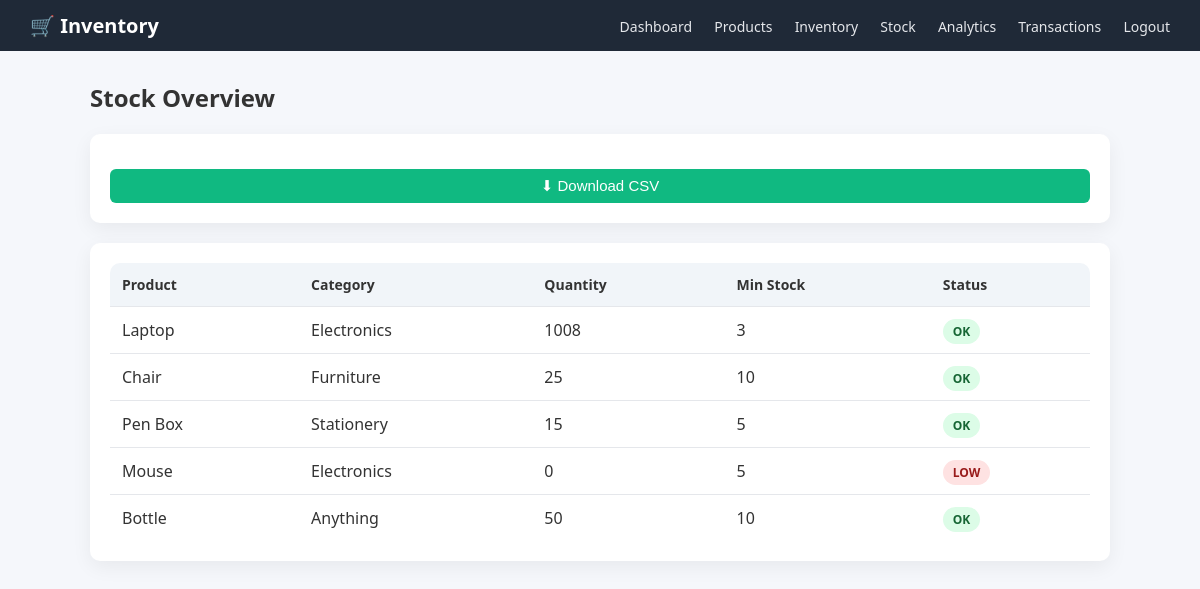
/stock (signed in), run on the app's committed database.
### models.py (models this page shows)
class Product(db.Model):
    id = db.Column(db.Integer, primary_key=True)
    name = db.Column(db.String(100))
    category = db.Column(db.String(100))
    min_stock = db.Column(db.Integer)

class Inventory(db.Model):
    id = db.Column(db.Integer, primary_key=True)
    product_id = db.Column(db.Integer, db.ForeignKey('product.id'))
    quantity = db.Column(db.Integer, default=0)

### app.py (the view)
@app.route("/stock")
@login_required
def stock_view():
    products = Product.query.all()
    stock_data = []
    for p in products:
        inv = Inventory.query.filter_by(product_id=p.id).first()
        qty = inv.quantity if inv else 0
        status = "LOW" if qty < p.min_stock else "OK"
        stock_data.append({
            "name": p.name,
            "category": p.category,
            "quantity": qty,
            "min_stock": p.min_stock,
            "status": status
        })
    return render_template("stock.html", stock_data=stock_data)

### app.py (called while the page is built)
@login_manager.user_loader
def load_user(user_id):
    return db.session.get(User, int(user_id))

### templates/stock.html
{% extends "layout.html" %}
{% block content %}
<h2>Stock Overview</h2>
<div class="card">
    <a href="/export_stock_csv">
        <button class="secondary-btn">⬇ Download CSV</button>
    </a>
</div>
<div class="card">
    <table>
        <tr>
            <th>Product</th>
            <th>Category</th>
            <th>Quantity</th>
            <th>Min Stock</th>
            <th>Status</th>
        </tr>
        {% for item in stock_data %}
        <tr>
            <td>{{ item.name }}</td>
            <td>{{ item.category }}</td>
            <td>{{ item.quantity }}</td>
            <td>{{ item.min_stock }}</td>
            <td>
                {% if item.status == "LOW" %}
                    <span class="badge low">LOW</span>
                {% else %}
                    <span class="badge ok">OK</span>
                {% endif %}
            </td>
        </tr>
        {% endfor %}
    </table>
</div>
{% endblock %}

### templates/layout.html (shortened to what this page needs)
<!DOCTYPE html>
<html lang="en">
<head>
    <link rel="stylesheet" href="{{ url_for('static', filename='style.css') }}">
</head>
<body>
<nav class="navbar">
    <div class="nav-left">
        <span class="logo">🛒 Inventory</span>
    </div>
    <div class="nav-right">
        <a href="/dashboard">Dashboard</a>
        <a href="/products">Products</a>
        <a href="/inventory">Inventory</a>
        <a href="/stock">Stock</a>
        <a href="/analytics">Analytics</a>
        <a href="/transactions">Transactions</a>
        <a class="logout" href="/logout">Logout</a>
    </div>
</nav>
<div class="container">
    {% block content %}{% endblock %}
</div>
</body>
</html>

### static/style.css (style rules this page uses)
body { margin: 0; font-family: "Segoe UI", Arial, sans-serif; background: #f5f7fb; color: #333; }
a { text-decoration: none; }
.navbar { background: #1f2937; padding: 12px 30px; display: flex; justify-content: space-between; align-items: center; }
.logo { color: #fff; font-size: 20px; font-weight: bold; }
.nav-right a { color: #e5e7eb; margin-left: 18px; font-size: 14px; }
.logout { color: #f87171; }
.container { width: 85%; margin: 30px auto; }
.card { background: #fff; padding: 20px; border-radius: 10px; box-shadow: 0 6px 20px rgba(0,0,0,0.06); margin-bottom: 20px; }
table { width: 100%; background: white; border-collapse: collapse; border-radius: 10px; overflow: hidden; }
th { background: #f1f5f9; text-align: left; padding: 12px; font-size: 14px; }
td { padding: 12px; border-top: 1px solid #e5e7eb; }
button { width: 100%; margin-top: 15px; padding: 10px; background: #2563eb; color: white; border: none; border-radius: 6px; font-size: 15px; cursor: pointer; }
h2 { margin-bottom: 20px; }
.badge { padding: 4px 10px; border-radius: 999px; font-size: 12px; font-weight: 600; }
.badge.low { background: #fee2e2; color: #991b1b; }
.badge.ok { background: #dcfce7; color: #166534; }
.secondary-btn { background: #10b981; color: white; padding: 8px 14px; border-radius: 6px; border: none; cursor: pointer; }

### data on the page
Product: name "Laptop", category "Electronics"
Inventory: quantity "1008"
Product: name "Chair", category "Furniture", quantity "25", min_stock "10", shows "OK"
Product: name "Pen Box", category "Stationery", quantity "15", min_stock "5", shows "OK"
Product: name "Mouse", category "Electronics", quantity "0", min_stock "5", shows "LOW"
Product: name "Bottle", category "Anything", quantity "50", min_stock "10", shows "OK"

### other printed values
{{ item.min_stock }} "3"
